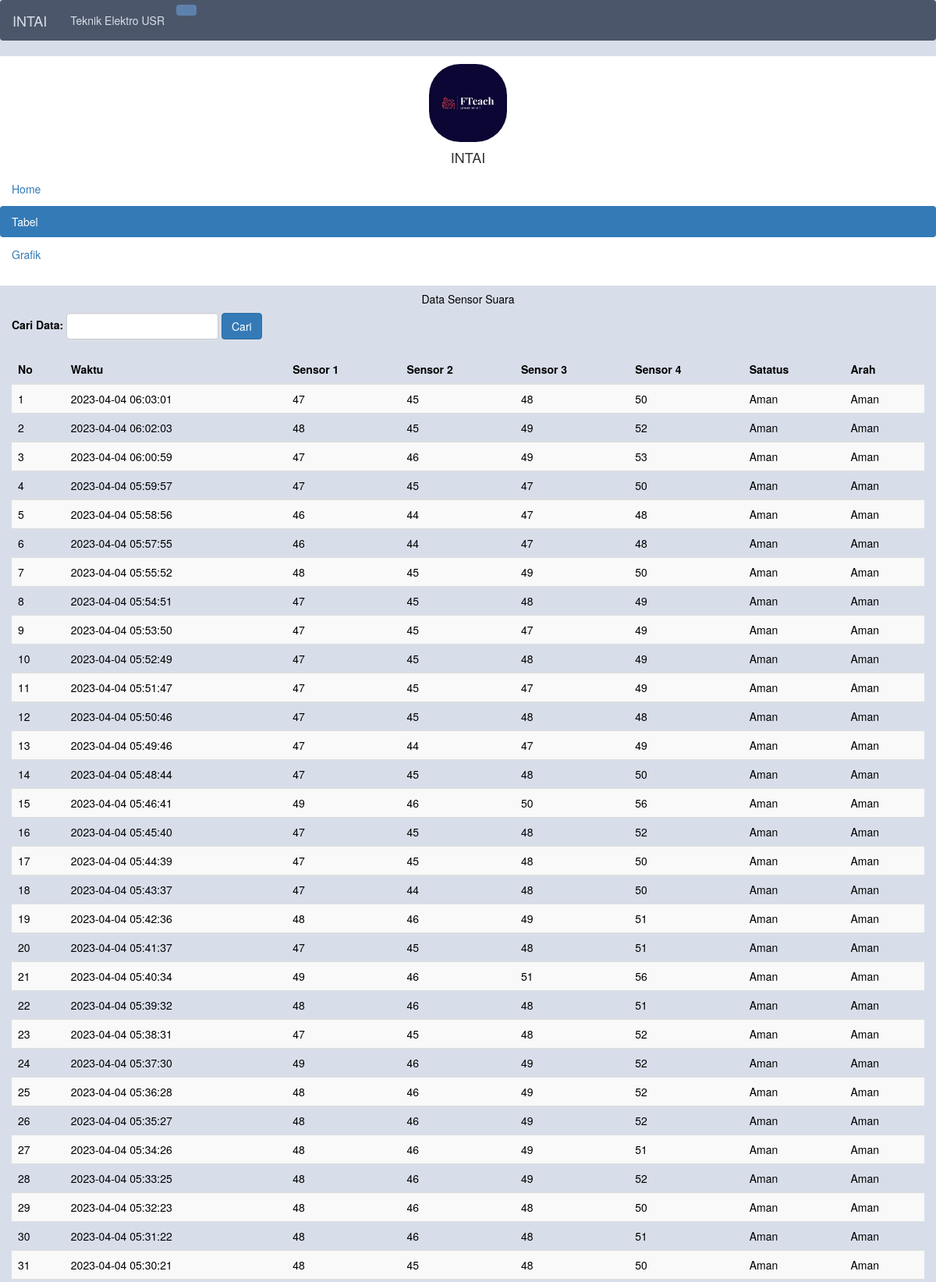
The page /reciver/web_intai/tabel_detail.php (upper part) on the database its author committed.
### tables this page shows
CREATE TABLE `data_intai` (
  `id` int NOT NULL,
  `data_dbmax1` int NOT NULL,
  `data_dbmax2` int NOT NULL,
  `data_dbmax3` int NOT NULL,
  `data_dbmax4` int NOT NULL,
  `timestamp` timestamp NOT NULL DEFAULT CURRENT_TIMESTAMP,
  `status_id` int NOT NULL,
  `arah_id` int NOT NULL
);

CREATE TABLE `status` (
  `id` int NOT NULL,
  `nama` varchar(50) NOT NULL
);

CREATE TABLE `arah` (
  `id` int NOT NULL,
  `nama` varchar(50) NOT NULL
);

### reciver/web_intai/koneksi/konek.php (called while the page is built, shortened)
<?php
class Intai
{
    private $connection;
    function __construct()
    {
        $this->connection = $this->open_connection();
    }
    function table_data_detail($search)
    {
        $sql_query = "SELECT * FROM data_intai";
        if (empty($search)) {
            $sql_query .= " ORDER BY timestamp DESC";
        } else {
            $sql_query .= " WHERE data_dbmax1 LIKE '%$search%' OR data_dbmax2 LIKE '%$search%' OR data_dbmax3 LIKE '%$search%'OR data_dbmax4 LIKE '%$search%'";
        }
        $result = $this->connection->query($sql_query);
        if ($result->num_rows > 0) {
            $data = array();
            while ($row = $result->fetch_assoc()) {
                $data[] = $row;
            }
            return $data;
        } else {
            return false;
        }
    }
    function get_arah($arah_id)
    {
        $query = "SELECT nama FROM arah WHERE id = $arah_id";
        $result = mysqli_query($this->connection, $query);
        $row = mysqli_fetch_assoc($result);
        return $row['nama'];
    }
    function get_status($status_id)
    {
        $query = "SELECT nama FROM status WHERE id = $status_id";
        $result = mysqli_query($this->connection, $query);
        $row = mysqli_fetch_assoc($result);
        return $row['nama'];
    }
    private function open_connection()
    {
        $servername = "localhost";
        $username = "root";
        $password = "Kucinghitam123";
        $dbname = "dataesp";
        $conn = new mysqli($servername, $username, $password, $dbname) or die("Failed connect: %s\n" . $conn->error);
        return $conn;
    }
}

### reciver/web_intai/tabel_detail.php (the view, shortened to what this page needs)
<?php
require 'koneksi/konek.php';
class Content
{
    private $app;
    function __construct()
    {
        $this->app = new Intai;
    }
    public function render_table()
    {
        $search = isset($_GET['search']) ? $_GET['search'] : '';
        $data = $this->app->table_data_detail($search);
        if ($data) {
            echo '<div class="table-responsive">
				<table class="table table-striped">
					<thead>
						<tr>
							<th>No</th>
							<th>Waktu</th>
							<th>Sensor 1</th>
							<th>Sensor 2</th>
							<th>Sensor 3</th>
							<th>Sensor 4</th>
							<th>Satatus</th>
							<th>Arah</th>
						</tr>
					</thead>
					<tbody>';
            $i = 1;
            foreach ($data as $row) {
                $status = $this->app->get_status($row['status_id']);
                $arah = $this->app->get_arah($row['arah_id']);
                echo '<tr>
					<td>' . $i . '</td>
					<td>' . $row['timestamp'] . '</td>
					<td>' . $row['data_dbmax1'] . '</td>
					<td>' . $row['data_dbmax2'] . '</td>
					<td>' . $row['data_dbmax3'] . '</td>
					<td>' . $row['data_dbmax4'] . '</td>
					<td>' . $status . '</td>
					<td>' . $arah . '</td>
				</tr>';
                $i++;
            }
            echo '</tbody></table></div>';
        } else {
            echo '<p>Tidak ada data yang ditemukan.</p>';
        }
    }
    public function render_search_form()
    {
        $search = isset($_GET['search']) ? $_GET['search'] : '';
        echo '<div class="form-group mr-2">
				<label for="search">Cari Data:</label>
				<input type="text" class="form-control ml-2 mr-2" id="search" name="search" value="' . $search . '">
			</div>
			<button type="submit" class="btn btn-primary">Cari</button>';
    }
}
$content = new Content;
?>
<!DOCTYPE html>
<html lang="en">
<head>
    <link rel="stylesheet" href="https://cdn.jsdelivr.net/npm/halfmoon/css/halfmoon.min.css">
    <link rel="stylesheet" href="https://maxcdn.bootstrapcdn.com/bootstrap/3.3.7/css/bootstrap.min.css">
    <link rel="stylesheet" href="assets/css/style.css">
</head>
<body class="with-custom-webkit-scrollbars with-custom-css-scrollbars">
    <div id="page-wrapper" class="page-wrapper with-navbar with-sidebar with-transitions" data-sidebar-type="overlayed-sm-and-down">
        <nav class="navbar">
            <button class="btn btn-action " onclick="halfmoon.toggleSidebar()" type="button" style="background-color: #5e81ac;"></button>
            <a href="#" class="navbar-brand ">
                INTAI
            </a>
            <span class="navbar-text text-monospace">Teknik Elektro USR</span>
        </nav>
        <div class="sidebar">
            <div class="sidebar-menu">
                <center>
                    <img src="assets/image/logo.svg" width="100px" height="100px" style="border-radius: 40%; margin-top: 10px;">
                    <h4>INTAI</h4>
                </center>
                <ul class="nav nav-pills nav-stacked">
                    <li><a href="index.php">Home</a></li>
                    <li class="active"><a href="tabel.php">Tabel</a></li>
                    <li><a href="grafik.php">Grafik</a></li>
                </ul><br>
            </div>
        </div>
        <div class="content-wrapper">
            <div class="content">
                <div class="col-lg-12">
                    <div class="card">
                        <div class="card-body">
                            <center>
                                <h5 class="card-title">Data Sensor Suara</h5>
                            </center>
                            <form class="form-inline float-right" method="get" action="tabel.php">
                                <?php $content->render_search_form() ?>
                            </form>
                            <table class="table table-striped">
                                <?php $content->render_table(); ?>
                            </table>
                        </div>
                    </div>
                </div>
            </div>
        </div>
    </div>
</body>
</html>

### reciver/web_intai/assets/css/style.css (style rules this page uses)
body { padding: 0px; margin: 0px; background-color: #d8dee9;; }
.navbar { background-color: #4c566a; }
.navbar-brand { color: #d8dee9; }
.navbar-text { color: #d8dee9; }
.sidebar { background-color: #ffff; }
.content { color: black; }
.card-title { color: black; }

### rows shown on the page
data_intai: timestamp "2023-04-04 06:03:01", data_dbmax1 "47", data_dbmax2 "45", data_dbmax3 "48", data_dbmax4 "50", status.nama "Aman", arah.nama "Aman"
data_intai: timestamp "2023-04-04 06:02:03", data_dbmax1 "48", data_dbmax2 "45", data_dbmax3 "49", data_dbmax4 "52", status.nama "Aman", arah.nama "Aman"
data_intai: timestamp "2023-04-04 06:00:59", data_dbmax1 "47", data_dbmax2 "46", data_dbmax3 "49", data_dbmax4 "53", status.nama "Aman", arah.nama "Aman"
data_intai: timestamp "2023-04-04 05:59:57", data_dbmax1 "47", data_dbmax2 "45", data_dbmax3 "47", data_dbmax4 "50", status.nama "Aman", arah.nama "Aman"
data_intai: timestamp "2023-04-04 05:58:56", data_dbmax1 "46", data_dbmax2 "44", data_dbmax3 "47", data_dbmax4 "48", status.nama "Aman", arah.nama "Aman"
data_intai: timestamp "2023-04-04 05:57:55", data_dbmax1 "46", data_dbmax2 "44", data_dbmax3 "47", data_dbmax4 "48", status.nama "Aman", arah.nama "Aman"
data_intai: timestamp "2023-04-04 05:55:52", data_dbmax1 "48", data_dbmax2 "45", data_dbmax3 "49", data_dbmax4 "50", status.nama "Aman", arah.nama "Aman"
data_intai: timestamp "2023-04-04 05:54:51", data_dbmax1 "47", data_dbmax2 "45", data_dbmax3 "48", data_dbmax4 "49", status.nama "Aman", arah.nama "Aman"
data_intai: timestamp "2023-04-04 05:53:50", data_dbmax1 "47", data_dbmax2 "45", data_dbmax3 "47", data_dbmax4 "49", status.nama "Aman", arah.nama "Aman"
data_intai: timestamp "2023-04-04 05:52:49", data_dbmax1 "47", data_dbmax2 "45", data_dbmax3 "48", data_dbmax4 "49", status.nama "Aman", arah.nama "Aman"
data_intai: timestamp "2023-04-04 05:51:47", data_dbmax1 "47", data_dbmax2 "45", data_dbmax3 "47", data_dbmax4 "49", status.nama "Aman", arah.nama "Aman"
data_intai: timestamp "2023-04-04 05:50:46", data_dbmax1 "47", data_dbmax2 "45", data_dbmax3 "48", data_dbmax4 "48", status.nama "Aman", arah.nama "Aman"
data_intai: timestamp "2023-04-04 05:49:46", data_dbmax1 "47", data_dbmax2 "44", data_dbmax3 "47", data_dbmax4 "49", status.nama "Aman", arah.nama "Aman"
data_intai: timestamp "2023-04-04 05:48:44", data_dbmax1 "47", data_dbmax2 "45", data_dbmax3 "48", data_dbmax4 "50", status.nama "Aman", arah.nama "Aman"
data_intai: timestamp "2023-04-04 05:46:41", data_dbmax1 "49", data_dbmax2 "46", data_dbmax3 "50", data_dbmax4 "56", status.nama "Aman", arah.nama "Aman"
data_intai: timestamp "2023-04-04 05:45:40", data_dbmax1 "47", data_dbmax2 "45", data_dbmax3 "48", data_dbmax4 "52", status.nama "Aman", arah.nama "Aman"
data_intai: timestamp "2023-04-04 05:44:39", data_dbmax1 "47", data_dbmax2 "45", data_dbmax3 "48", data_dbmax4 "50", status.nama "Aman", arah.nama "Aman"
data_intai: timestamp "2023-04-04 05:43:37", data_dbmax1 "47", data_dbmax2 "44", data_dbmax3 "48", data_dbmax4 "50", status.nama "Aman", arah.nama "Aman"
data_intai: timestamp "2023-04-04 05:42:36", data_dbmax1 "48", data_dbmax2 "46", data_dbmax3 "49", data_dbmax4 "51", status.nama "Aman", arah.nama "Aman"
data_intai: timestamp "2023-04-04 05:41:37", data_dbmax1 "47", data_dbmax2 "45", data_dbmax3 "48", data_dbmax4 "51", status.nama "Aman", arah.nama "Aman"
data_intai: timestamp "2023-04-04 05:40:34", data_dbmax1 "49", data_dbmax2 "46", data_dbmax3 "51", data_dbmax4 "56", status.nama "Aman", arah.nama "Aman"
data_intai: timestamp "2023-04-04 05:39:32", data_dbmax1 "48", data_dbmax2 "46", data_dbmax3 "48", data_dbmax4 "51", status.nama "Aman", arah.nama "Aman"
data_intai: timestamp "2023-04-04 05:38:31", data_dbmax1 "47", data_dbmax2 "45", data_dbmax3 "48", data_dbmax4 "52", status.nama "Aman", arah.nama "Aman"
data_intai: timestamp "2023-04-04 05:37:30", data_dbmax1 "49", data_dbmax2 "46", data_dbmax3 "49", data_dbmax4 "52", status.nama "Aman", arah.nama "Aman"
data_intai: timestamp "2023-04-04 05:36:28", data_dbmax1 "48", data_dbmax2 "46", data_dbmax3 "49", data_dbmax4 "52", status.nama "Aman", arah.nama "Aman"
data_intai: timestamp "2023-04-04 05:35:27", data_dbmax1 "48", data_dbmax2 "46", data_dbmax3 "49", data_dbmax4 "52", status.nama "Aman", arah.nama "Aman"
data_intai: timestamp "2023-04-04 05:34:26", data_dbmax1 "48", data_dbmax2 "46", data_dbmax3 "49", data_dbmax4 "51", status.nama "Aman", arah.nama "Aman"
data_intai: timestamp "2023-04-04 05:33:25", data_dbmax1 "48", data_dbmax2 "46", data_dbmax3 "49", data_dbmax4 "52", status.nama "Aman", arah.nama "Aman"
data_intai: timestamp "2023-04-04 05:32:23", data_dbmax1 "48", data_dbmax2 "46", data_dbmax3 "48", data_dbmax4 "50", status.nama "Aman", arah.nama "Aman"
data_intai: timestamp "2023-04-04 05:31:22", data_dbmax1 "48", data_dbmax2 "46", data_dbmax3 "48", data_dbmax4 "51", status.nama "Aman", arah.nama "Aman"
data_intai: timestamp "2023-04-04 05:30:21", data_dbmax1 "48", data_dbmax2 "45", data_dbmax3 "48", data_dbmax4 "50", status.nama "Aman", arah.nama "Aman"
